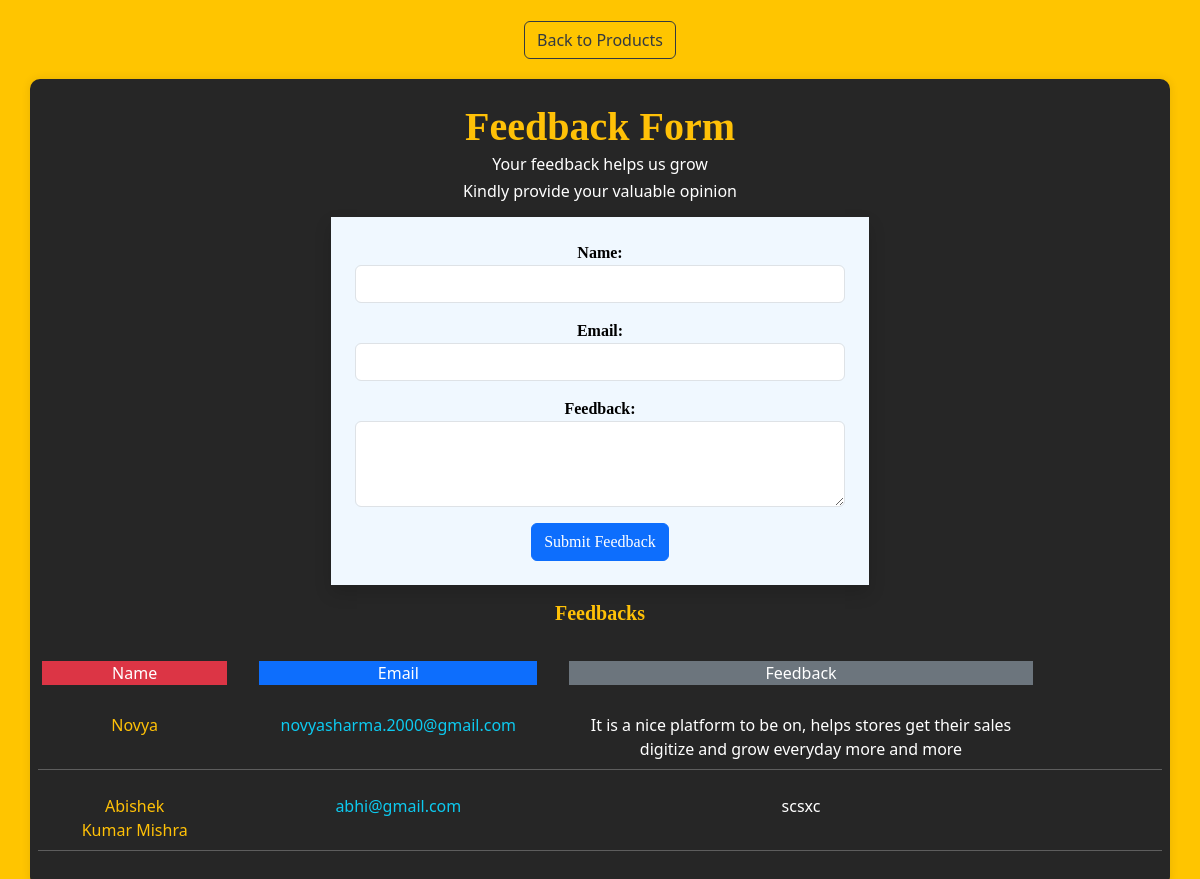
/userfeedback/, run on an earlier commit of the app's database.
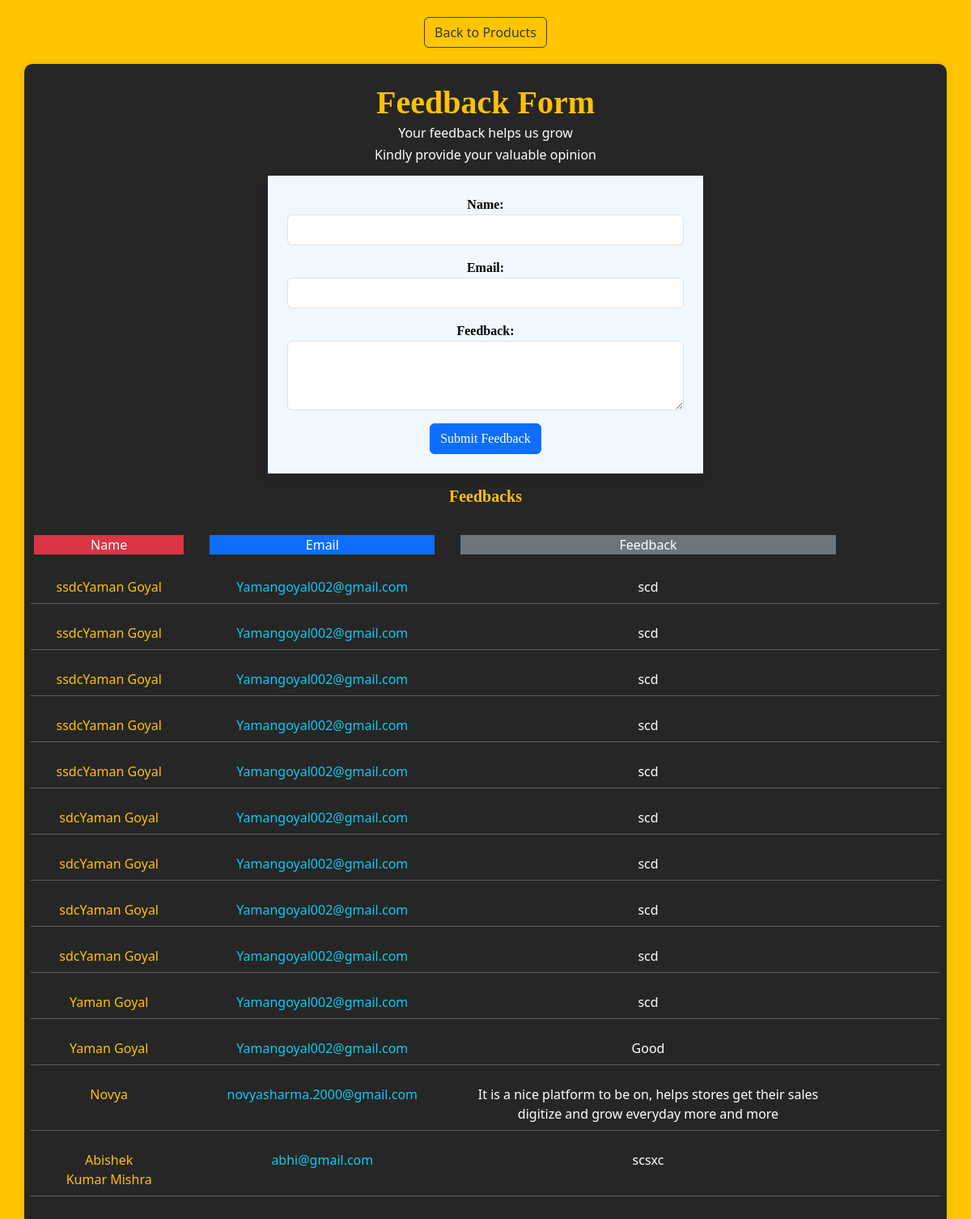
And on a later commit of the database.
### app/models.py (models this page shows)
class Feedback(models.Model):
    feed_id = models.BigAutoField(primary_key=True)
    name=models.CharField(max_length=100)
    email=models.CharField(max_length=100)
    feedback=models.TextField(max_length=1000)

### app/views.py (the view, shortened to what this page needs)
# urls.py: path('userfeedback/', views.userFeedbackView.as_view(), name="userfeedback"),
class userFeedbackView(View):
    def get(self, request):
        form = FeedbackForm()
        feedbacks = Feedback.objects.all().order_by('-feed_id')
        return render(request, "app/userfeedback.html",{'form':form, 'feedbacks':feedbacks})

### app/forms.py
class FeedbackForm(forms.Form):
    name = forms.CharField(required=True, widget=forms.TextInput(attrs={'autofocus': 'True', 'class': 'form-control'}))
    email = forms.CharField(required=True, widget=forms.TextInput(attrs={'class': 'form-control'}))
    feedback = forms.CharField(widget=forms.Textarea(attrs={'rows': 3, 'class':'form-control'}), required=True)

### app/templates/app/userfeedback.html (shortened to what this page needs)
<!DOCTYPE html>
{% load static %}
<html lang="en">
<head>
    <link href="https://cdn.jsdelivr.net/npm/bootstrap@5.3.2/dist/css/bootstrap.min.css" rel="stylesheet">
    <link rel="stylesheet" type="text/css" href="{% static 'app/css/style.css' %}" />
</head>
<body>
    <ul class="nav justify-content-center my-3">
        <li class="nav-item">
          <a class="btn btn-outline-dark" aria-current="page" href="{% url 'user-view' %}">Back to Products</a>
        </li>
    </ul>
    <div class="container text-center text-white feeback-box">
        <h1 class="my-1 text-warning" style="font-family: 'Baskerville', serif; font-weight: 800;">Feedback Form</h1>
        <h6>Your feedback helps us grow</h6>
        <h6>Kindly provide your valuable opinion</h6>
        <div class="row mt-3">
            <div class="col-md-6 offset-md-3 text-black " style="font-family: 'Baskerville', serif; font-weight: 800;">
                <form action="" method="post" novalidate class="shadow p-4">
                    {% for fm in form %}
                        <div class="mb-3">
                            {{ fm.label_tag }} <br>
                            {{ fm }}
                        </div>
                    {% endfor %}
                    <button type="submit" class="btn btn-primary">Submit Feedback</button>
                </form>
            </div>
            <br>
            <h5 class="my-3 text-warning" style="font-family: 'Baskerville', serif; font-weight: 800;">Feedbacks</h5>
            <br>
            <ul class="nav row my-3">
                <li class="nav-item mx-3 my-1 col-sm-2 bg-danger">Name</li>
                <li class="nav-item mx-3 my-1 col-sm-3 bg-primary">Email</li>
                <li class="nav-item mx-3 my-1 col-sm-5 bg-secondary">Feedback</li>
            </ul>
            {% for a in feedbacks %}
                <ul class="nav row my-2">
                    <li class="nav-item mx-3 col-sm-2 text-warning">{{a.name}}</li>
                    <li class="nav-item mx-3 col-sm-3 text-info">{{a.email}}</li>
                    <li class="nav-item mx-3 col-sm-5">{{a.feedback}}</li>
                </ul>
                <hr>
            {% endfor %}
        </div>
    </div>
</body>
</html>

What changed in the data, as far as the page shows it:
added Feedback: name "ssdcYaman Goyal", email "Yamangoyal002@gmail.com", feedback "scd"
added Feedback: name "ssdcYaman Goyal", email "Yamangoyal002@gmail.com", feedback "scd"
added Feedback: name "ssdcYaman Goyal", email "Yamangoyal002@gmail.com", feedback "scd"
added Feedback: name "ssdcYaman Goyal", email "Yamangoyal002@gmail.com", feedback "scd"
added Feedback: name "ssdcYaman Goyal", email "Yamangoyal002@gmail.com", feedback "scd"
added Feedback: name "sdcYaman Goyal", email "Yamangoyal002@gmail.com", feedback "scd"
added Feedback: name "sdcYaman Goyal", email "Yamangoyal002@gmail.com", feedback "scd"
added Feedback: name "sdcYaman Goyal", email "Yamangoyal002@gmail.com", feedback "scd"
added Feedback: name "sdcYaman Goyal", email "Yamangoyal002@gmail.com", feedback "scd"
added Feedback: name "Yaman Goyal", email "Yamangoyal002@gmail.com", feedback "scd"
added Feedback: name "Yaman Goyal", email "Yamangoyal002@gmail.com", feedback "Good"
